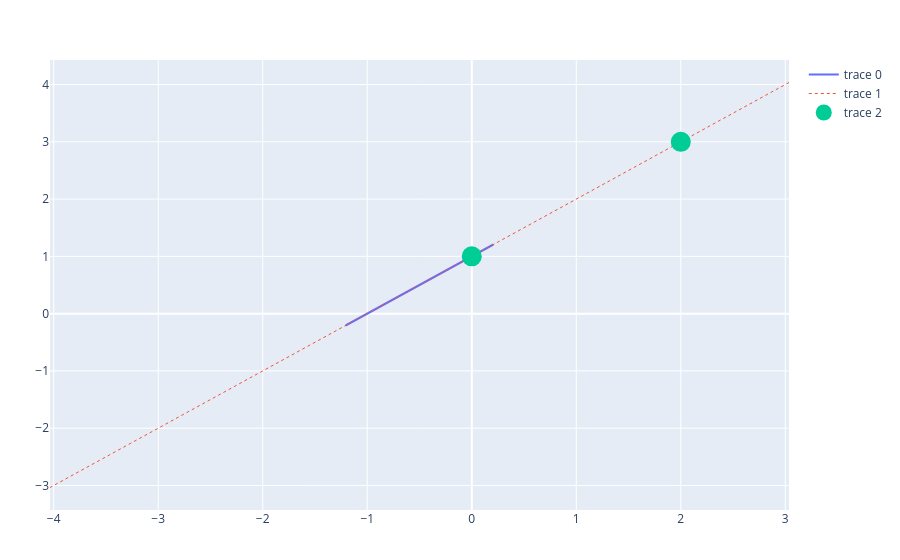

Source (notebook cell):
### Code cell
p1 = plotline(l,plottype="scatter")

l2 = line(p,q)

p2 = plotline(l2,5,plottype="scatter",line=attr(width=1, dash="dot"))

p3 = plotpoint([p,q],plottype="scatter",marker=attr(size=20))
plot([p1,p2,p3])

### Figure 1 — Plotly figure (JSON) as saved in the notebook; plotly's stock layout.template omitted (floating-point values rounded to 4 significant figures)
{"data": [{"mode": "lines", "type": "scatter", "x": [0.2071, -1.207], "y": [1.207, -0.2071], "z": [0, 0]}, {"line": {"dash": "dot", "width": 1}, "mode": "lines", "type": "scatter", "x": [3.036, -4.036], "y": [4.036, -3.036], "z": [0, 0]}, {"marker": {"size": 20}, "mode": "markers", "type": "scatter", "x": [0, 2], "y": [1, 3], "z": [0, 0]}], "layout": {"autosize": true, "margin": {"b": 50, "l": 50, "r": 50, "t": 60}, "xaxis": {"autorange": true, "range": [-4.036, 3.036], "type": "linear"}, "yaxis": {"autorange": true, "range": [-3.428, 4.428], "type": "linear"}}}
